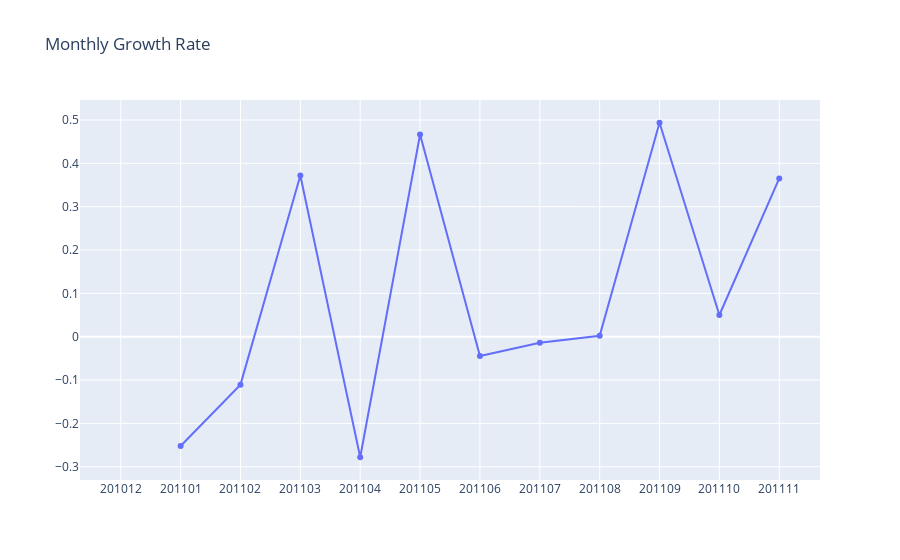

The cell this chart's notebook holds for it:
### Code cell
#using pct_change() function to see monthly percentage change
retail_revenue['MonthlyGrowth'] = retail_revenue['Revenue'].pct_change()

#showing first 5 rows
retail_revenue.head()

#visualization - line graph
plot_data = [
    go.Scatter(
        x=retail_revenue.query("InvoiceYearMonth < 201112")['InvoiceYearMonth'],
        y=retail_revenue.query("InvoiceYearMonth < 201112")['MonthlyGrowth'],
    )
]

plot_layout = go.Layout(
        xaxis={"type": "category"},
        title='Monthly Growth Rate'
    )

fig = go.Figure(data=plot_data, layout=plot_layout)
pyoff.iplot(fig)

### Figure 1 — Plotly figure (JSON) as saved in the notebook; plotly's stock layout.template omitted (floating-point values rounded to 4 significant figures)
{"data": [{"type": "scatter", "x": [201012, 201101, 201102, 201103, 201104, 201105, 201106, 201107, 201108, 201109, 201110, 201111], "y": [null, -0.2523, -0.1106, 0.3718, -0.2782, 0.4666, -0.04453, -0.01421, 0.002026, 0.4937, 0.05003, 0.3652]}], "layout": {"title": {"text": "Monthly Growth Rate"}, "xaxis": {"type": "category"}}}
